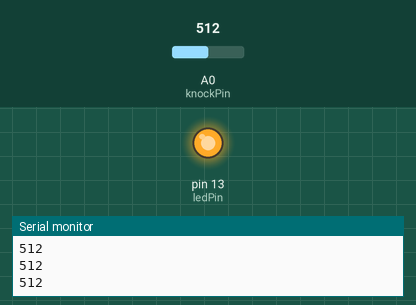
Recording of a sketch running on a simulated Arduino Uno, built with avr-gcc and run on an emulated ATmega328P. Parts: output pins drawn as LEDs (lit = HIGH), the last lines printed to the serial monitor. Inputs (shaded band) come from the test bench; at power-on: A0 (knockPin) = 512.

Above: at 1.2 s.
1.3 s: A0 (knockPin) set to 109
4.3 s: A0 (knockPin) set to 91
At 5.4 s:
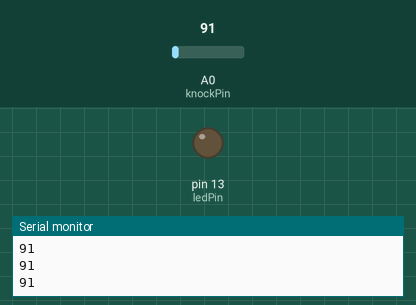
5.9 s: A0 (knockPin) set to 110
At 6.1 s:
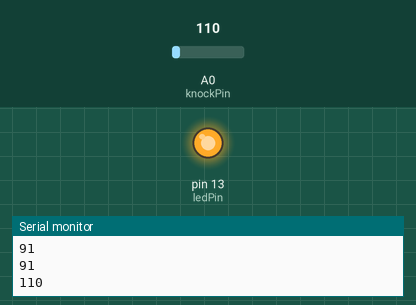
8.9 s: A0 (knockPin) set to 90
At 10.2 s:
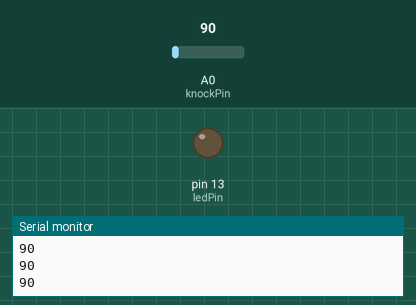
Timing chart, 0 to 11.4 s (numbered marks = the images above; inputs shaded):
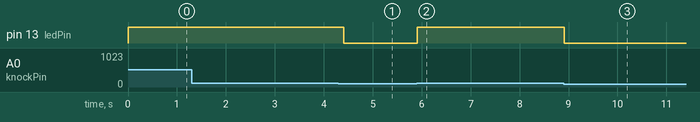

Measured:
- the behaviour switches between 101 and 100 on A0 (knockPin) (found by bisection; images 0 and 1)
- after the input at 4.3 s, pin 13 (ledPin): HIGH → LOW after 0.11 s
- after the input at 5.9 s, pin 13 (ledPin): LOW → HIGH at once
- after the input at 8.9 s, pin 13 (ledPin): HIGH → LOW at once

The sketch:

KnockSensor.ino
```cpp
const int knockPin = A0;  // Piezo sensor connected to A0
const int ledPin = 13;    // LED on pin 13
int threshold = 100;      // Adjust based on sensitivity
int sensorValue;
void setup() {
  pinMode(ledPin, OUTPUT);
  Serial.begin(9600);
}

void loop() {
  sensorValue = analogRead(knockPin);
  Serial.println(sensorValue);  // Monitor sensor readings

  if (sensorValue > threshold) {
    digitalWrite(ledPin, HIGH); // Turn LED on if knock detected
    delay(200);                 // Debounce
    digitalWrite(ledPin, LOW);  // Turn LED off
  }
}
```
